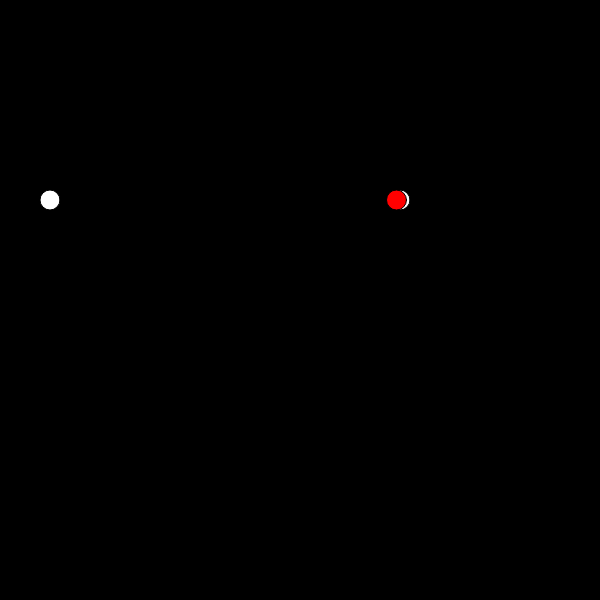
Frame 1 (no input)
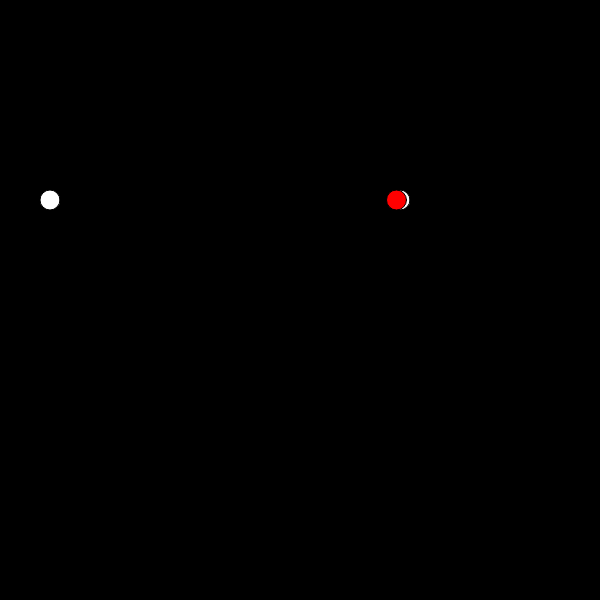
Frame 60 (no input)
Frame 120 (the mouse pressed at the canvas centre since frame 60): identical to frame 60, image omitted

The p5.js sketch that drew these frames (run headless with seeded random() and noise() and a simulated clock; from frame 60 on, the mouse is pressed at the canvas centre):

// p5.js sketch
// ── sketch.js
var a;
var b;
var c;
var pct;

var yPos;

function setup(){
  createCanvas(600,600);
  background(0);

  a = 50;
  b = 400;
  c = 0;
  pct = 0.99;

  yPos = 200;

}

function draw(){

  // interpolate between positions A and B at pct %
  c = lerp(a, b, pct);

  fill(255);
  ellipse(a, yPos, 20,20);
  ellipse(b, yPos, 20, 20);

  fill(255,0,0);
  ellipse(c, yPos, 20, 20);


}
